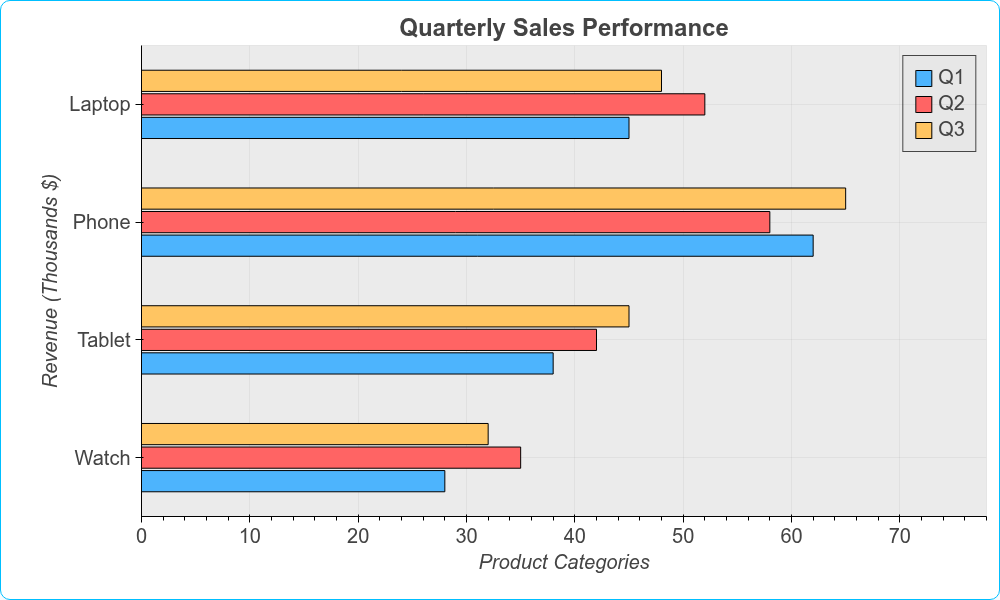

This figure's Python source:
import bokeh_rocks as br
import pandas as pd
from bokeh.io import show

df_test = pd.DataFrame(
    {
        "Product": ["Laptop", "Phone", "Tablet", "Watch"],
        "Q1": [45, 62, 38, 28],
        "Q2": [52, 58, 42, 35],
        "Q3": [48, 65, 45, 32],
    }
)

p11 = br.bar(
    df_test,
    kind="hgroup",
    title="Quarterly Sales Performance",
    xlabel="Product Categories",
    ylabel="Revenue (Thousands $)",
    theme="light",
    legend_outside=False,
    width=1000,
    height=600,
)
show(p11)
br.save_plot(p11, "output/bar_07")
